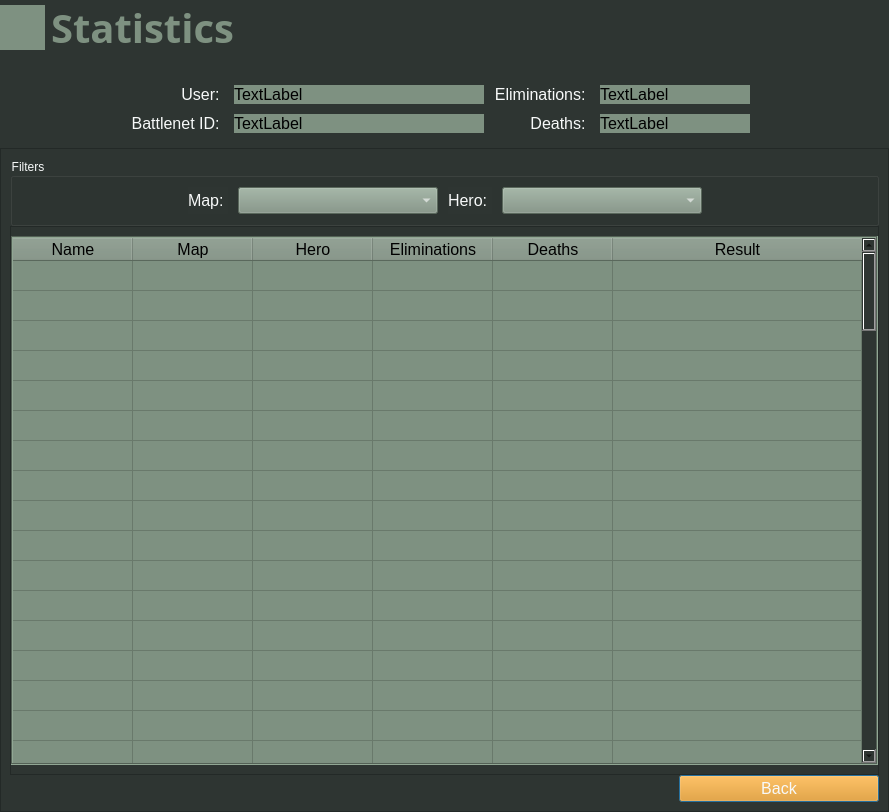
<?xml version="1.0" encoding="UTF-8"?>
<ui version="4.0">
 <class>Dialog</class>
 <widget class="QDialog" name="Dialog">
  <property name="geometry">
   <rect>
    <x>0</x>
    <y>0</y>
    <width>889</width>
    <height>803</height>
   </rect>
  </property>
  <property name="windowTitle">
   <string>Dialog</string>
  </property>
  <property name="styleSheet">
   <string notr="true">background-color: #2e3532</string>
  </property>
  <layout class="QVBoxLayout" name="verticalLayout" stretch="0,0,0">
   <property name="leftMargin">
    <number>0</number>
   </property>
   <property name="topMargin">
    <number>0</number>
   </property>
   <property name="rightMargin">
    <number>0</number>
   </property>
   <property name="bottomMargin">
    <number>0</number>
   </property>
   <item>
    <layout class="QHBoxLayout" name="horizontalLayout">
     <property name="bottomMargin">
      <number>15</number>
     </property>
     <item>
      <widget class="QLabel" name="label_2">
       <property name="sizePolicy">
        <sizepolicy hsizetype="Fixed" vsizetype="Fixed">
         <horstretch>0</horstretch>
         <verstretch>0</verstretch>
        </sizepolicy>
       </property>
       <property name="minimumSize">
        <size>
         <width>45</width>
         <height>45</height>
        </size>
       </property>
       <property name="maximumSize">
        <size>
         <width>45</width>
         <height>45</height>
        </size>
       </property>
       <property name="baseSize">
        <size>
         <width>45</width>
         <height>45</height>
        </size>
       </property>
       <property name="styleSheet">
        <string notr="true">background-color:#7E9181;color:#7E9181;</string>
       </property>
       <property name="text">
        <string>TextLabel</string>
       </property>
      </widget>
     </item>
     <item>
      <widget class="QLabel" name="label">
       <property name="sizePolicy">
        <sizepolicy hsizetype="Fixed" vsizetype="Fixed">
         <horstretch>0</horstretch>
         <verstretch>0</verstretch>
        </sizepolicy>
       </property>
       <property name="font">
        <font>
         <family>Copperplate Gothic Bold</family>
         <pointsize>30</pointsize>
         <weight>75</weight>
         <bold>true</bold>
        </font>
       </property>
       <property name="styleSheet">
        <string notr="true">color: #7e9181;</string>
       </property>
       <property name="text">
        <string>Statistics</string>
       </property>
       <property name="indent">
        <number>0</number>
       </property>
      </widget>
     </item>
     <item>
      <spacer name="horizontalSpacer">
       <property name="orientation">
        <enum>Qt::Horizontal</enum>
       </property>
       <property name="sizeHint" stdset="0">
        <size>
         <width>40</width>
         <height>20</height>
        </size>
       </property>
      </spacer>
     </item>
    </layout>
   </item>
   <item>
    <layout class="QHBoxLayout" name="horizontalLayout_2">
     <item>
      <spacer name="horizontalSpacer_3">
       <property name="orientation">
        <enum>Qt::Horizontal</enum>
       </property>
       <property name="sizeHint" stdset="0">
        <size>
         <width>40</width>
         <height>20</height>
        </size>
       </property>
      </spacer>
     </item>
     <item>
      <layout class="QGridLayout" name="gridLayout" columnstretch="0,0,0,0,0">
       <property name="topMargin">
        <number>9</number>
       </property>
       <property name="rightMargin">
        <number>9</number>
       </property>
       <property name="bottomMargin">
        <number>9</number>
       </property>
       <property name="spacing">
        <number>10</number>
       </property>
       <item row="5" column="1">
        <widget class="QLabel" name="label_3">
         <property name="font">
          <font>
           <family>Segoe UI</family>
           <pointsize>12</pointsize>
          </font>
         </property>
         <property name="styleSheet">
          <string notr="true">color: #f7f9f9</string>
         </property>
         <property name="text">
          <string>Battlenet ID: </string>
         </property>
         <property name="alignment">
          <set>Qt::AlignRight|Qt::AlignTrailing|Qt::AlignVCenter</set>
         </property>
        </widget>
       </item>
       <item row="3" column="2">
        <widget class="QLabel" name="label_7">
         <property name="minimumSize">
          <size>
           <width>250</width>
           <height>0</height>
          </size>
         </property>
         <property name="font">
          <font>
           <family>Segoe UI</family>
           <pointsize>12</pointsize>
          </font>
         </property>
         <property name="styleSheet">
          <string notr="true">background-color:#7E9181;</string>
         </property>
         <property name="text">
          <string>TextLabel</string>
         </property>
        </widget>
       </item>
       <item row="5" column="2">
        <widget class="QLabel" name="label_8">
         <property name="minimumSize">
          <size>
           <width>250</width>
           <height>0</height>
          </size>
         </property>
         <property name="font">
          <font>
           <family>Segoe UI</family>
           <pointsize>12</pointsize>
          </font>
         </property>
         <property name="styleSheet">
          <string notr="true">background-color:#7E9181;</string>
         </property>
         <property name="text">
          <string>TextLabel</string>
         </property>
         <property name="indent">
          <number>0</number>
         </property>
        </widget>
       </item>
       <item row="5" column="3">
        <widget class="QLabel" name="label_10">
         <property name="font">
          <font>
           <family>Segoe UI</family>
           <pointsize>12</pointsize>
          </font>
         </property>
         <property name="styleSheet">
          <string notr="true">color: #f7f9f9</string>
         </property>
         <property name="text">
          <string>Deaths: </string>
         </property>
         <property name="alignment">
          <set>Qt::AlignRight|Qt::AlignTrailing|Qt::AlignVCenter</set>
         </property>
        </widget>
       </item>
       <item row="5" column="4">
        <widget class="QLabel" name="label_4">
         <property name="minimumSize">
          <size>
           <width>150</width>
           <height>0</height>
          </size>
         </property>
         <property name="font">
          <font>
           <family>Segoe UI</family>
           <pointsize>12</pointsize>
          </font>
         </property>
         <property name="styleSheet">
          <string notr="true">background-color:#7E9181;</string>
         </property>
         <property name="text">
          <string>TextLabel</string>
         </property>
        </widget>
       </item>
       <item row="3" column="4">
        <widget class="QLabel" name="label_5">
         <property name="minimumSize">
          <size>
           <width>150</width>
           <height>0</height>
          </size>
         </property>
         <property name="font">
          <font>
           <family>Segoe UI</family>
           <pointsize>12</pointsize>
          </font>
         </property>
         <property name="styleSheet">
          <string notr="true">background-color:#7E9181;</string>
         </property>
         <property name="text">
          <string>TextLabel</string>
         </property>
        </widget>
       </item>
       <item row="3" column="1">
        <widget class="QLabel" name="label_6">
         <property name="font">
          <font>
           <family>Segoe UI</family>
           <pointsize>12</pointsize>
          </font>
         </property>
         <property name="styleSheet">
          <string notr="true">color: #f7f9f9</string>
         </property>
         <property name="text">
          <string>User: </string>
         </property>
         <property name="alignment">
          <set>Qt::AlignRight|Qt::AlignTrailing|Qt::AlignVCenter</set>
         </property>
        </widget>
       </item>
       <item row="3" column="3">
        <widget class="QLabel" name="label_9">
         <property name="font">
          <font>
           <family>Segoe UI</family>
           <pointsize>12</pointsize>
          </font>
         </property>
         <property name="styleSheet">
          <string notr="true">color: #f7f9f9</string>
         </property>
         <property name="text">
          <string>Eliminations: </string>
         </property>
         <property name="alignment">
          <set>Qt::AlignRight|Qt::AlignTrailing|Qt::AlignVCenter</set>
         </property>
        </widget>
       </item>
      </layout>
     </item>
     <item>
      <spacer name="horizontalSpacer_2">
       <property name="orientation">
        <enum>Qt::Horizontal</enum>
       </property>
       <property name="sizeHint" stdset="0">
        <size>
         <width>40</width>
         <height>20</height>
        </size>
       </property>
      </spacer>
     </item>
    </layout>
   </item>
   <item>
    <widget class="QFrame" name="frame_2">
     <property name="frameShape">
      <enum>QFrame::StyledPanel</enum>
     </property>
     <property name="frameShadow">
      <enum>QFrame::Raised</enum>
     </property>
     <layout class="QVBoxLayout" name="verticalLayout_2">
      <property name="spacing">
       <number>0</number>
      </property>
      <item>
       <widget class="QGroupBox" name="groupBox">
        <property name="styleSheet">
         <string notr="true">color: #f7f9f9</string>
        </property>
        <property name="title">
         <string>Filters</string>
        </property>
        <layout class="QHBoxLayout" name="horizontalLayout_3">
         <property name="spacing">
          <number>10</number>
         </property>
         <item>
          <spacer name="horizontalSpacer_4">
           <property name="orientation">
            <enum>Qt::Horizontal</enum>
           </property>
           <property name="sizeHint" stdset="0">
            <size>
             <width>40</width>
             <height>20</height>
            </size>
           </property>
          </spacer>
         </item>
         <item>
          <widget class="QLabel" name="label_11">
           <property name="font">
            <font>
             <family>Segoe UI</family>
             <pointsize>12</pointsize>
            </font>
           </property>
           <property name="styleSheet">
            <string notr="true">color: #f7f9f9</string>
           </property>
           <property name="text">
            <string>Map: </string>
           </property>
          </widget>
         </item>
         <item>
          <widget class="QComboBox" name="comboBox_2">
           <property name="minimumSize">
            <size>
             <width>200</width>
             <height>0</height>
            </size>
           </property>
           <property name="sizeIncrement">
            <size>
             <width>0</width>
             <height>0</height>
            </size>
           </property>
           <property name="font">
            <font>
             <family>Segoe UI</family>
             <pointsize>12</pointsize>
            </font>
           </property>
           <property name="styleSheet">
            <string notr="true">background-color:#7E9181;</string>
           </property>
          </widget>
         </item>
         <item>
          <widget class="QLabel" name="label_12">
           <property name="font">
            <font>
             <family>Segoe UI</family>
             <pointsize>12</pointsize>
            </font>
           </property>
           <property name="styleSheet">
            <string notr="true">color: #f7f9f9</string>
           </property>
           <property name="text">
            <string>Hero: </string>
           </property>
          </widget>
         </item>
         <item>
          <widget class="QComboBox" name="comboBox">
           <property name="minimumSize">
            <size>
             <width>200</width>
             <height>0</height>
            </size>
           </property>
           <property name="font">
            <font>
             <family>Segoe UI</family>
             <pointsize>12</pointsize>
            </font>
           </property>
           <property name="styleSheet">
            <string notr="true">background-color:#7E9181;</string>
           </property>
          </widget>
         </item>
         <item>
          <spacer name="horizontalSpacer_5">
           <property name="orientation">
            <enum>Qt::Horizontal</enum>
           </property>
           <property name="sizeHint" stdset="0">
            <size>
             <width>40</width>
             <height>20</height>
            </size>
           </property>
          </spacer>
         </item>
        </layout>
       </widget>
      </item>
      <item>
       <widget class="QFrame" name="frame">
        <property name="frameShape">
         <enum>QFrame::StyledPanel</enum>
        </property>
        <property name="frameShadow">
         <enum>QFrame::Raised</enum>
        </property>
        <layout class="QVBoxLayout" name="verticalLayout_3">
         <property name="leftMargin">
          <number>0</number>
         </property>
         <property name="topMargin">
          <number>9</number>
         </property>
         <property name="rightMargin">
          <number>0</number>
         </property>
         <property name="bottomMargin">
          <number>9</number>
         </property>
         <item>
          <widget class="QTableWidget" name="tableWidget">
           <property name="sizePolicy">
            <sizepolicy hsizetype="Expanding" vsizetype="Expanding">
             <horstretch>0</horstretch>
             <verstretch>0</verstretch>
            </sizepolicy>
           </property>
           <property name="minimumSize">
            <size>
             <width>798</width>
             <height>529</height>
            </size>
           </property>
           <property name="font">
            <font>
             <pointsize>12</pointsize>
            </font>
           </property>
           <property name="autoFillBackground">
            <bool>true</bool>
           </property>
           <property name="styleSheet">
            <string notr="true">background-color:#7E9181;</string>
           </property>
           <property name="frameShape">
            <enum>QFrame::Box</enum>
           </property>
           <property name="frameShadow">
            <enum>QFrame::Sunken</enum>
           </property>
           <property name="tabKeyNavigation">
            <bool>false</bool>
           </property>
           <property name="showDropIndicator" stdset="0">
            <bool>false</bool>
           </property>
           <property name="dragDropOverwriteMode">
            <bool>false</bool>
           </property>
           <property name="alternatingRowColors">
            <bool>false</bool>
           </property>
           <property name="gridStyle">
            <enum>Qt::SolidLine</enum>
           </property>
           <property name="wordWrap">
            <bool>true</bool>
           </property>
           <property name="rowCount">
            <number>100</number>
           </property>
           <property name="columnCount">
            <number>6</number>
           </property>
           <attribute name="horizontalHeaderCascadingSectionResizes">
            <bool>false</bool>
           </attribute>
           <attribute name="horizontalHeaderDefaultSectionSize">
            <number>120</number>
           </attribute>
           <attribute name="horizontalHeaderStretchLastSection">
            <bool>true</bool>
           </attribute>
           <attribute name="verticalHeaderVisible">
            <bool>false</bool>
           </attribute>
           <row/>
           <row/>
           <row/>
           <row/>
           <row/>
           <row/>
           <row/>
           <row/>
           <row/>
           <row/>
           <row/>
           <row/>
           <row/>
           <row/>
           <row/>
           <row/>
           <row/>
           <row/>
           <row/>
           <row/>
           <row/>
           <row/>
           <row/>
           <row/>
           <row/>
           <row/>
           <row/>
           <row/>
           <row/>
           <row/>
           <row/>
           <row/>
           <row/>
           <row/>
           <row/>
           <row/>
           <row/>
           <row/>
           <row/>
           <row/>
           <row/>
           <row/>
           <row/>
           <row/>
           <row/>
           <row/>
           <row/>
           <row/>
           <row/>
           <row/>
           <row/>
           <row/>
           <row/>
           <row/>
           <row/>
           <row/>
           <row/>
           <row/>
           <row/>
           <row/>
           <row/>
           <row/>
           <row/>
           <row/>
           <row/>
           <row/>
           <row/>
           <row/>
           <row/>
           <row/>
           <row/>
           <row/>
           <row/>
           <row/>
           <row/>
           <row/>
           <row/>
           <row/>
           <row/>
           <row/>
           <row/>
           <row/>
           <row/>
           <row/>
           <row/>
           <row/>
           <row/>
           <row/>
           <row/>
           <row/>
           <row/>
           <row/>
           <row/>
           <row/>
           <row/>
           <row/>
           <row/>
           <row/>
           <row/>
           <row/>
           <column>
            <property name="text">
             <string>Name</string>
            </property>
            <property name="font">
             <font>
              <pointsize>12</pointsize>
             </font>
            </property>
            <property name="background">
             <color>
              <red>126</red>
              <green>145</green>
              <blue>129</blue>
             </color>
            </property>
           </column>
           <column>
            <property name="text">
             <string>Map</string>
            </property>
            <property name="font">
             <font>
              <pointsize>12</pointsize>
             </font>
            </property>
            <property name="background">
             <color>
              <red>126</red>
              <green>145</green>
              <blue>129</blue>
             </color>
            </property>
           </column>
           <column>
            <property name="text">
             <string>Hero</string>
            </property>
            <property name="font">
             <font>
              <pointsize>12</pointsize>
             </font>
            </property>
            <property name="background">
             <color>
              <red>126</red>
              <green>145</green>
              <blue>129</blue>
             </color>
            </property>
           </column>
           <column>
            <property name="text">
             <string>Eliminations</string>
            </property>
            <property name="font">
             <font>
              <pointsize>12</pointsize>
             </font>
            </property>
            <property name="background">
             <color>
              <red>126</red>
              <green>145</green>
              <blue>129</blue>
             </color>
            </property>
           </column>
           <column>
            <property name="text">
             <string>Deaths</string>
            </property>
            <property name="font">
             <font>
              <pointsize>12</pointsize>
             </font>
            </property>
            <property name="background">
             <color>
              <red>126</red>
              <green>145</green>
              <blue>129</blue>
             </color>
            </property>
           </column>
           <column>
            <property name="text">
             <string>Result</string>
            </property>
            <property name="font">
             <font>
              <pointsize>12</pointsize>
             </font>
            </property>
            <property name="background">
             <color>
              <red>126</red>
              <green>145</green>
              <blue>129</blue>
             </color>
            </property>
           </column>
           <item row="0" column="0">
            <property name="text">
             <string/>
            </property>
            <property name="font">
             <font>
              <pointsize>12</pointsize>
             </font>
            </property>
            <property name="background">
             <brush brushstyle="NoBrush">
              <color alpha="255">
               <red>126</red>
               <green>145</green>
               <blue>129</blue>
              </color>
             </brush>
            </property>
            <property name="flags">
             <set>NoItemFlags</set>
            </property>
           </item>
          </widget>
         </item>
        </layout>
       </widget>
      </item>
      <item>
       <layout class="QHBoxLayout" name="horizontalLayout_4">
        <item>
         <spacer name="horizontalSpacer_6">
          <property name="orientation">
           <enum>Qt::Horizontal</enum>
          </property>
          <property name="sizeHint" stdset="0">
           <size>
            <width>40</width>
            <height>20</height>
           </size>
          </property>
         </spacer>
        </item>
        <item>
         <widget class="QPushButton" name="returnNavBtn">
          <property name="sizePolicy">
           <sizepolicy hsizetype="Fixed" vsizetype="Fixed">
            <horstretch>0</horstretch>
            <verstretch>0</verstretch>
           </sizepolicy>
          </property>
          <property name="minimumSize">
           <size>
            <width>200</width>
            <height>0</height>
           </size>
          </property>
          <property name="font">
           <font>
            <family>Segoe UI</family>
            <pointsize>12</pointsize>
           </font>
          </property>
          <property name="autoFillBackground">
           <bool>false</bool>
          </property>
          <property name="styleSheet">
           <string notr="true">background-color: #f18f01;
color: #f7f9f9;</string>
          </property>
          <property name="text">
           <string>Back</string>
          </property>
         </widget>
        </item>
       </layout>
      </item>
     </layout>
    </widget>
   </item>
  </layout>
 </widget>
 <resources/>
 <connections/>
</ui>
